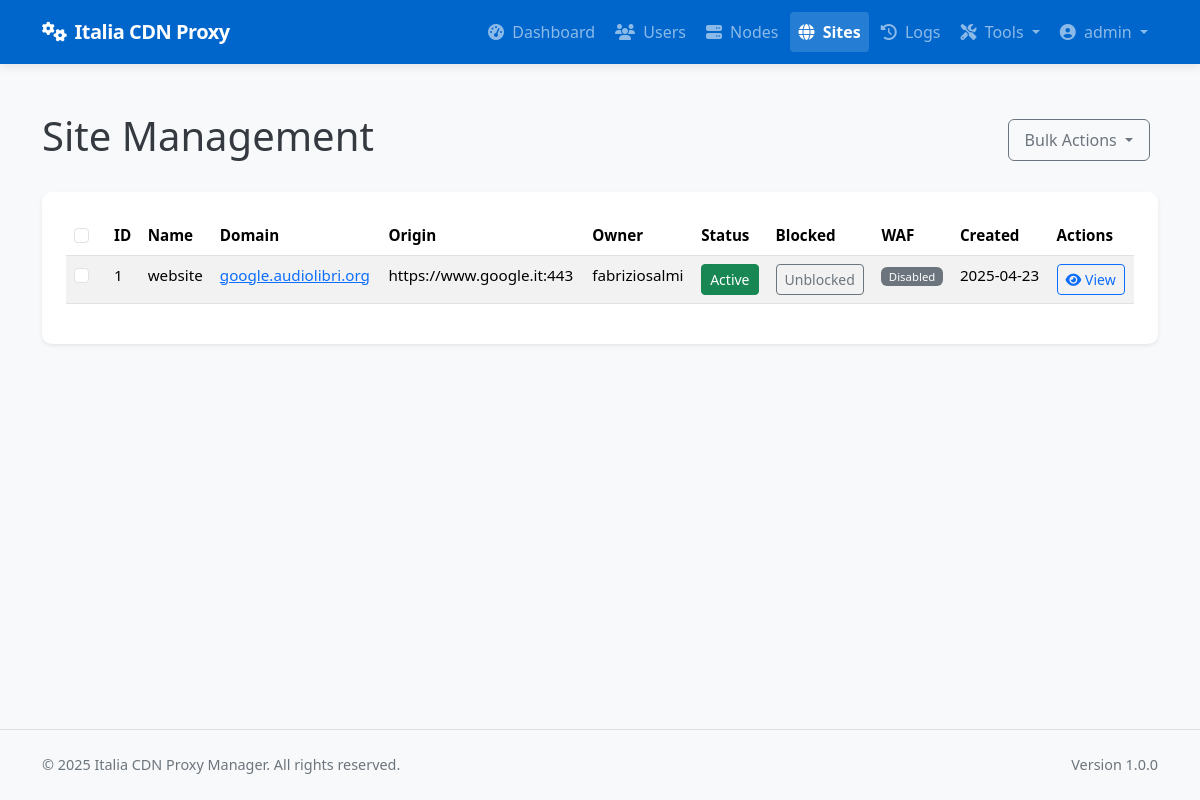
Page /admin/sites (signed in) on the earlier database version.
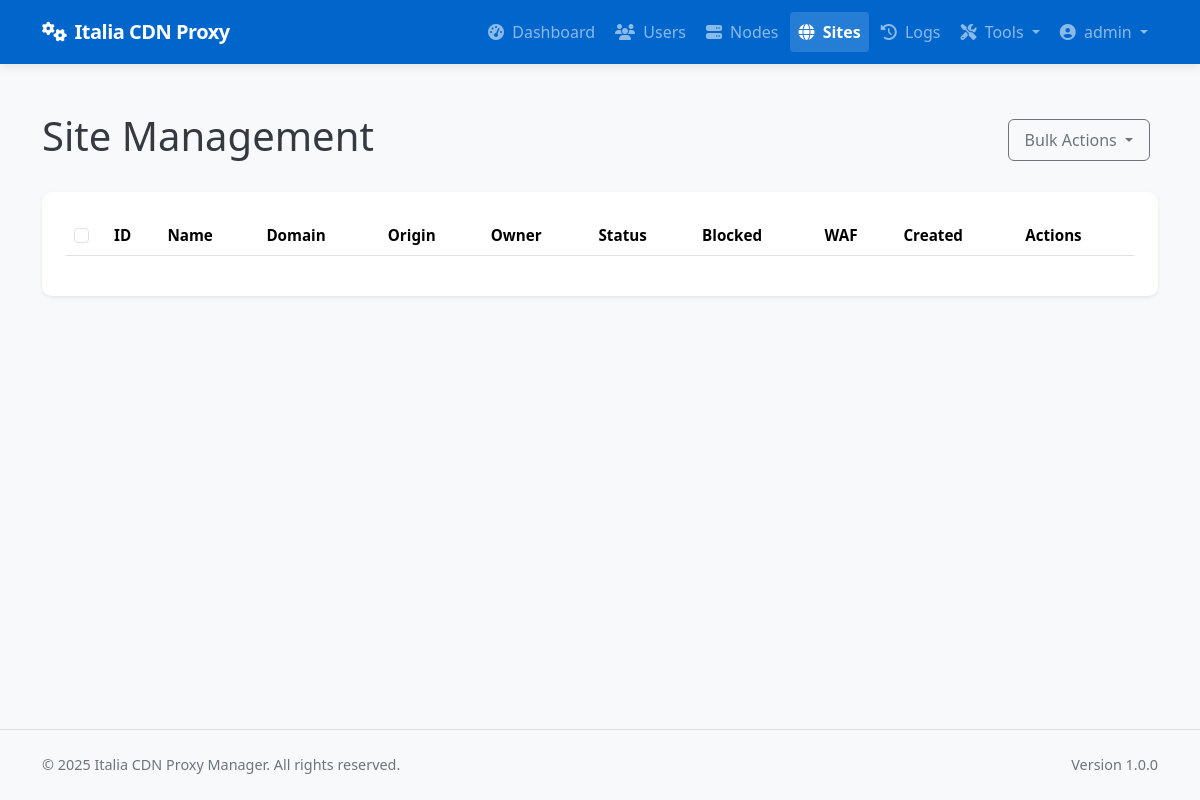
Same page on the later database version.
### app/models/models.py (models this page shows, shortened)
class Site(db.Model):
    __tablename__ = 'sites'
    id = db.Column(db.Integer, primary_key=True)
    name = db.Column(db.String(64), nullable=False)
    domain = db.Column(db.String(255), unique=True, nullable=False)
    protocol = db.Column(db.String(10), nullable=False, default='https')  # http or https
    origin_protocol = db.Column(db.String(10), nullable=False, default='http')  # http or https for origin
    origin_address = db.Column(db.String(255), nullable=False)  # Backend server address
    origin_port = db.Column(db.Integer, nullable=False)
    user_id = db.Column(db.Integer, db.ForeignKey('users.id'), nullable=True)  # Allow null for discovered sites
    is_active = db.Column(db.Boolean, default=True)
    is_blocked = db.Column(db.Boolean, default=False)
    is_discovered = db.Column(db.Boolean, default=False)  # Whether this site was discovered from node
    use_waf = db.Column(db.Boolean, default=False)
    force_https = db.Column(db.Boolean, default=True)  # New column to force HTTP to HTTPS redirect
    enable_cache = db.Column(db.Boolean, default=True)
    cache_time = db.Column(db.Integer, default=3600)  # Cache time in seconds, default 1 hour
    cache_static_time = db.Column(db.Integer, default=86400)  # Cache time for static assets in seconds, default 1 day
    custom_cache_rules = db.Column(db.Text, nullable=True)  # Custom cache rules in Nginx format
    cache_browser_time = db.Column(db.Integer, default=3600)  # Browser cache time in seconds, default 1 hour
    created_at = db.Column(db.DateTime, default=datetime.utcnow)
    updated_at = db.Column(db.DateTime, default=datetime.utcnow, onupdate=datetime.utcnow)
    custom_config = db.Column(db.Text, nullable=True)  # Additional Nginx configuration
    site_nodes = db.relationship('SiteNode', backref='site', lazy='dynamic')
    ssl_certificates = db.relationship('SSLCertificate', backref='site', lazy='dynamic')
    config_versions = db.relationship('ConfigVersion', backref='site', lazy='dynamic')

class User(db.Model):
    __tablename__ = 'users'
    id = db.Column(db.Integer, primary_key=True)
    username = db.Column(db.String(64), unique=True, index=True, nullable=False)
    email = db.Column(db.String(120), unique=True, index=True, nullable=False)
    password_hash = db.Column(db.String(128), nullable=False)
    role = db.Column(db.String(20), nullable=False, default='client')  # 'admin' or 'client'
    is_active = db.Column(db.Boolean, default=True)
    created_at = db.Column(db.DateTime, default=datetime.utcnow)
    last_login = db.Column(db.DateTime, nullable=True)
    sites = db.relationship('Site', backref='owner', lazy='dynamic')
    def is_admin(self):
        return self.role == 'admin'

### app/controllers/admin.py (the view)
@admin.route('/sites')
@login_required
@admin_required
def list_sites():
    sites = Site.query.all()
    return render_template('admin/sites/list.html', sites=sites)

### app/models/__init__.py (called while the page is built)
@login_manager.user_loader
def load_user(user_id):
    return User.query.get(int(user_id))

### app/services/access_control.py (called while the page is built)
def admin_required(f):
    @wraps(f)
    def decorated_function(*args, **kwargs):
        if not current_user.is_admin():
            flash('You need admin privileges to access this page.', 'error')
            return abort(403)
        return f(*args, **kwargs)
    return decorated_function

### app/templates/admin/sites/list.html (shortened to what this page needs)
{% extends 'base.html' %}
{% block content %}
<div class="container py-4">
    <div class="d-flex justify-content-between align-items-center mb-4">
        <h1>Site Management</h1>
        <div>
            <button class="btn btn-outline-secondary dropdown-toggle me-2" type="button" id="bulkActionsDropdown" data-bs-toggle="dropdown" aria-expanded="false">
                Bulk Actions
            </button>
        </div>
    </div>
    <div class="card shadow-sm">
        <div class="card-body">
            <div class="table-responsive">
                <table class="table table-striped table-hover">
                    <thead>
                        <tr>
                            <th width="40">
                                <input type="checkbox" id="selectAllSites" class="form-check-input">
                            </th>
                            <th>ID</th>
                            <th>Name</th>
                            <th>Domain</th>
                            <th>Origin</th>
                            <th>Owner</th>
                            <th>Status</th>
                            <th>Blocked</th>
                            <th>WAF</th>
                            <th>Created</th>
                            <th>Actions</th>
                        </tr>
                    </thead>
                    <tbody>
                        {% for site in sites %}
                        <tr class="{% if site.is_blocked %}table-danger{% endif %}">
                            <td>
                                <input type="checkbox" class="form-check-input site-checkbox" data-site-id="{{ site.id }}" value="{{ site.id }}">
                            </td>
                            <td>{{ site.id }}</td>
                            <td>{{ site.name }}</td>
                            <td>
                                <a href="{{ site.protocol }}://{{ site.domain }}" target="_blank" rel="noopener noreferrer">
                                    {{ site.domain }}
                                </a>
                            </td>
                            <td>{{ site.protocol }}://{{ site.origin_address }}:{{ site.origin_port }}</td>
                            <td>{{ site.owner.username }}</td>
                            <td>
                                <form method="POST" action="{{ url_for('admin.toggle_site_active', site_id=site.id) }}" class="d-inline">
                                    <button type="submit" class="btn btn-sm btn-{{ 'success' if site.is_active else 'secondary' }}">
                                        {{ 'Active' if site.is_active else 'Inactive' }}
                                    </button>
                                </form>
                            </td>
                            <td>
                                <form method="POST" action="{{ url_for('admin.toggle_site_blocked', site_id=site.id) }}" class="d-inline">
                                    <button type="submit" class="btn btn-sm btn-{{ 'danger' if site.is_blocked else 'outline-secondary' }}">
                                        {{ 'Blocked' if site.is_blocked else 'Unblocked' }}
                                    </button>
                                </form>
                            </td>
                            <td><span class="badge bg-{{ 'success' if site.use_waf else 'secondary' }}">
                                {{ 'Enabled' if site.use_waf else 'Disabled' }}
                            </span></td>
                            <td>{{ site.created_at.strftime('%Y-%m-%d') }}</td>
                            <td>
                                <a href="{{ url_for('admin.view_site', site_id=site.id) }}" class="btn btn-sm btn-outline-primary">
                                    <i class="fas fa-eye"></i> View
                                </a>
                            </td>
                        </tr>
                        {% endfor %}
                    </tbody>
                </table>
            </div>
        </div>
    </div>
</div>
{% endblock %}

Differences in the rows shown:
removed Site: id "1", name "website", domain "google.audiolibri.org", protocol "https", origin_address "www.google.it", origin_port "443", owner.username "fabriziosalmi", is_active "Active", is_blocked "Unblocked", use_waf "Disabled", created_at "2025-04-23"
